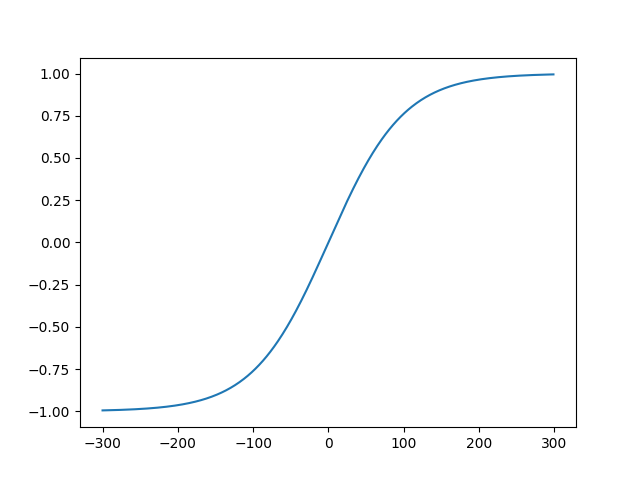

Write the Python code that produced this figure.
#!/usr/bin/env python3

import pdb
import math
import numpy as np
import matplotlib.pyplot as plt
from Tension import Tension

startdia = 180
enddia = 65
#t = Tension()
#(filmlength, numframes, tension) = t.do(startdia, enddia)

coreR = 62/2;
#x = range(len(tension))
#x = radius
x = range(-300, 300)
y = [np.tanh(x/100) for x in x]
#plt.plot(x, tension)
plt.plot(x, y)
#scale = rOuter/tMax
#plt.plot(x, [tMin + r * (tMax/rOuter) for r in range (rInner, rOuter, 1)])
#plt.plot(x, [r * (tMax/rOuter) for r in range (rInner, rOuter, 1)])

#plt.plot(x, y_10)
#plt.plot(x, y_2)
#
#plt.legend(['ln', 'log10', 'log2'], loc='lower right')
#plt.xticks(range(math.floor(min(x)), math.ceil(max(x))+1))
#plt.axhline(0, color='black', linewidth='0.5')
#plt.axvline(37, color='black', linewidth='0.5')
#
plt.savefig('sinh.png')
